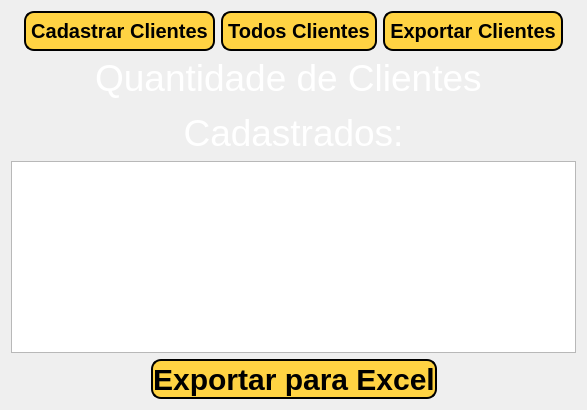
      <widget class="QWidget" name="page_cliente_exportar">
       <layout class="QVBoxLayout" name="verticalLayout_23">
        <item>
         <layout class="QVBoxLayout" name="verticalLayout_20">
          <item>
           <layout class="QHBoxLayout" name="horizontalLayout_68">
            <item>
             <widget class="QLabel" name="label_85">
              <property name="text">
               <string/>
              </property>
             </widget>
            </item>
            <item>
             <widget class="QPushButton" name="btn_cadsatrar_usuario_14">
              <property name="minimumSize">
               <size>
                <width>0</width>
                <height>40</height>
               </size>
              </property>
              <property name="cursor">
               <cursorShape>PointingHandCursor</cursorShape>
              </property>
              <property name="styleSheet">
               <string notr="true">QPushButton{
	background-color: #FFd343;
	font-weight: 800;
	font-size: 20px;
	text-align: center;
	border: 2px solid #000000;
	border-radius: 10px;
	padding: 5px;
	font-family: &quot;Source Sans Pro Semibold&quot;;
	color: rgb(0, 0, 0);
}
QPushButton:hover{
	background-color: rgb(255, 233, 160);
	color: rgb(0, 0, 0);
}</string>
              </property>
              <property name="text">
               <string>Cadastrar Clientes</string>
              </property>
             </widget>
            </item>
            <item>
             <widget class="QPushButton" name="btn_cadsatrar_usuario_15">
              <property name="minimumSize">
               <size>
                <width>0</width>
                <height>40</height>
               </size>
              </property>
              <property name="cursor">
               <cursorShape>PointingHandCursor</cursorShape>
              </property>
              <property name="styleSheet">
               <string notr="true">QPushButton{
	background-color: #FFd343;
	font-weight: 800;
	font-size: 20px;
	text-align: center;
	border: 2px solid #000000;
	border-radius: 10px;
	padding: 5px;
	font-family: &quot;Source Sans Pro Semibold&quot;;
	color: rgb(0, 0, 0);
}
QPushButton:hover{
	background-color: rgb(255, 233, 160);
	color: rgb(0, 0, 0);
}</string>
              </property>
              <property name="text">
               <string>Todos Clientes</string>
              </property>
             </widget>
            </item>
            <item>
             <widget class="QPushButton" name="btn_cadsatrar_usuario_16">
              <property name="minimumSize">
               <size>
                <width>0</width>
                <height>40</height>
               </size>
              </property>
              <property name="cursor">
               <cursorShape>PointingHandCursor</cursorShape>
              </property>
              <property name="styleSheet">
               <string notr="true">QPushButton{
	background-color: #FFd343;
	font-weight: 800;
	font-size: 20px;
	text-align: center;
	border: 2px solid #000000;
	border-radius: 10px;
	padding: 5px;
	font-family: &quot;Source Sans Pro Semibold&quot;;
	color: rgb(0, 0, 0);
}
QPushButton:hover{
	background-color: rgb(255, 233, 160);
	color: rgb(0, 0, 0);
}</string>
              </property>
              <property name="text">
               <string>Exportar Clientes</string>
              </property>
             </widget>
            </item>
            <item>
             <widget class="QLabel" name="label_86">
              <property name="text">
               <string/>
              </property>
             </widget>
            </item>
           </layout>
          </item>
          <item>
           <widget class="QLabel" name="label_30">
            <property name="text">
             <string>&lt;html&gt;&lt;head/&gt;&lt;body&gt;&lt;p align=&quot;center&quot;&gt;&lt;span style=&quot; font-size:28pt; color:#ffffff;&quot;&gt;Quantidade de Clientes &lt;/span&gt;&lt;/p&gt;&lt;p align=&quot;center&quot;&gt;&lt;span style=&quot; font-size:28pt; color:#ffffff;&quot;&gt;Cadastrados:&lt;/span&gt;&lt;/p&gt;&lt;/body&gt;&lt;/html&gt;</string>
            </property>
           </widget>
          </item>
          <item>
           <widget class="QListView" name="listView_2"/>
          </item>
          <item>
           <layout class="QHBoxLayout" name="horizontalLayout_17">
            <item>
             <widget class="QLabel" name="label_8">
              <property name="text">
               <string/>
              </property>
             </widget>
            </item>
            <item>
             <widget class="QPushButton" name="btn_cliente_exportarParaExcel_2">
              <property name="minimumSize">
               <size>
                <width>0</width>
                <height>40</height>
               </size>
              </property>
              <property name="cursor">
               <cursorShape>PointingHandCursor</cursorShape>
              </property>
              <property name="styleSheet">
               <string notr="true">QPushButton{
	background-color: #FFd343;
	font-weight: 800;
	font-size: 30px;
	text-align: center;
	border: 2px solid #000000;
	border-radius: 10px;
	font-family: &quot;Source Sans Pro Semibold&quot;;
	color: rgb(0, 0, 0);
}
QPushButton:hover{
	background-color: rgb(255, 233, 160);
	color: rgb(0, 0, 0);
}</string>
              </property>
              <property name="text">
               <string>Exportar para Excel</string>
              </property>
             </widget>
            </item>
            <item>
             <widget class="QLabel" name="label_31">
              <property name="text">
               <string/>
              </property>
             </widget>
            </item>
           </layout>
          </item>
         </layout>
        </item>
       </layout>
      </widget>
